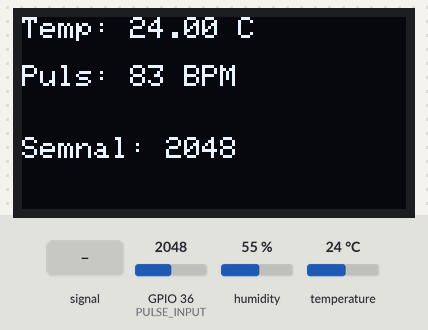
Bench run of a sketch on a simulated ESP32. On the bench: 128×64 one-colour display. The test bench sets the inputs (shaded band); at power-on: GPIO 36 (PULSE_INPUT) = 2048, temperature 24 °C, humidity 55 %. WiFi joins after 1.5 s; servers stay silent unless stated; uploads are accepted with an empty reply; what the sketch prints to the serial monitor is not drawn.

Above: at 4.2 s.
4.3 s: GPIO 36 (PULSE_INPUT) fed a 200 Hz sine of ±327 counts around its level
At 6.9 s:
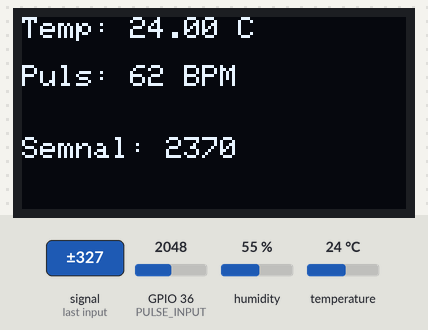
7.0 s: GPIO 36 (PULSE_INPUT) set to 2340
At 8.4 s:
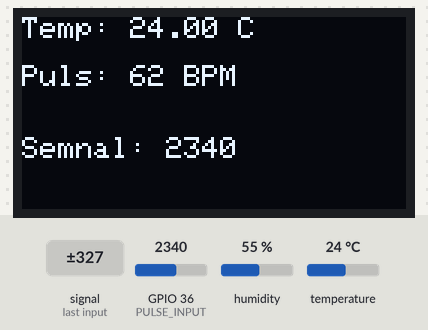
9.5 s: temperature set to 12 °C
At 11.3 s:
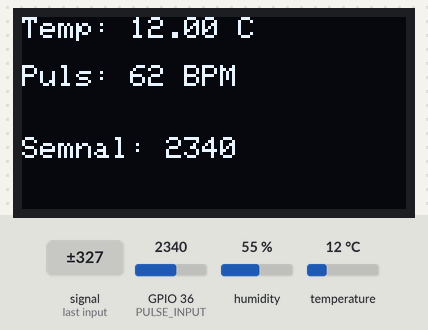
11.9 s: GPIO 36 (PULSE_INPUT) fed a 1000 Hz sine of ±1023 counts around its level
At 13.9 s:
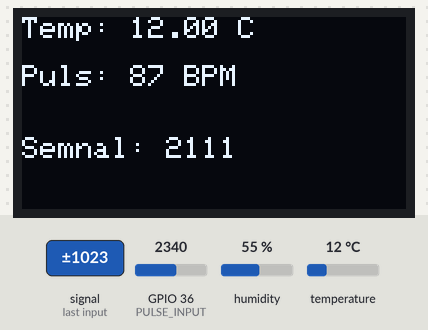
15.6 s: temperature set to 19 °C
At 18.7 s:
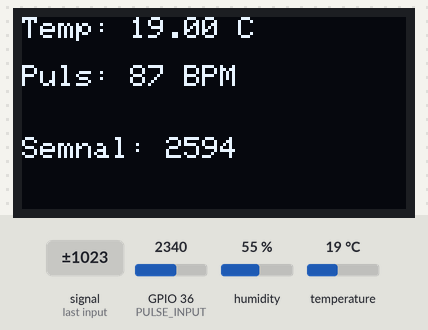
20.6 s: GPIO 36 (PULSE_INPUT) set to 2260
At 22.2 s:
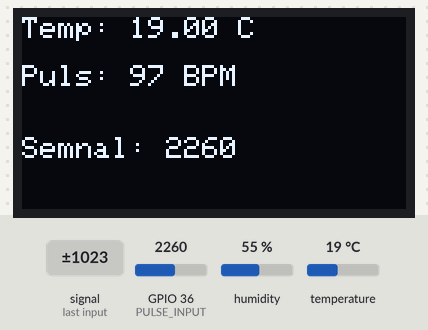
Timing chart, 0 to 23.7 s (numbered marks = the images above; inputs shaded):
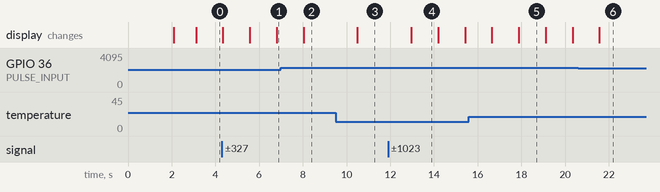

Measured:
- after the input at 4.3 s, the display: first changes at once (image 1 shows a later state)
- after the input at 9.5 s, the display: changes after 1.0 s (image 3)
- after the input at 11.9 s, the display: changes after 1.1 s (image 4)
- what the display in image 4 shows lasts 1.2 s, from 13.0 s to 14.2 s

The sketch:

Arduino.ino
```cpp
#include <WiFi.h>
#include <HTTPClient.h>
#include "DHT.h"
#include <Adafruit_GFX.h>
#include <Adafruit_SSD1306.h>

// Configurarea pinilor și senzorilor
#define DHTPIN 4
#define DHTTYPE DHT22
#define PULSE_INPUT 36

DHT dht(DHTPIN, DHTTYPE);

// OLED
#define SCREEN_WIDTH 128
#define SCREEN_HEIGHT 64
#define OLED_RESET -1
Adafruit_SSD1306 display(SCREEN_WIDTH, SCREEN_HEIGHT, &Wire, OLED_RESET);

// WiFi
const char* ssid = "Feri";
const char* password = "frady888";
const char* serverName = "http://192.168.0.105/monitorizare/salvare_date.php";

// Puls
int ultimulPulsValid = 0;
unsigned long ultimaCitire = 0;
unsigned long intervalValidare = 2000;
const int pragMinim = 1700;
const int pragMaxim = 2300;

void setup() {
  Serial.begin(115200);

  // Inițializare DHT
  dht.begin();

  // Inițializare OLED
  if (!display.begin(SSD1306_SWITCHCAPVCC, 0x3C)) {
    Serial.println("Eroare la inițializarea OLED!");
    while (true);
  }

  display.clearDisplay();
  display.setTextSize(1);
  display.setTextColor(SSD1306_WHITE);
  display.setCursor(0, 0);
  display.println("Initializare...");
  display.display();

  // Conectare WiFi
  WiFi.begin(ssid, password);
  while (WiFi.status() != WL_CONNECTED) {
    delay(1000);
    Serial.println("Conectare la WiFi...");
  }
  Serial.println("Conectat la WiFi!");

  display.clearDisplay();
  display.setCursor(0, 0);
  display.println("WiFi conectat!");
  display.display();
  delay(1000);
}

void loop() {
  float temperatura = dht.readTemperature();
  if (isnan(temperatura)) {
    temperatura = 0;
    Serial.println("Eroare la citirea temperaturii!");
  }

  int valoarePulsBrut = analogRead(PULSE_INPUT);
  Serial.print("Semnal brut puls: ");
  Serial.println(valoarePulsBrut);

  unsigned long timpCurent = millis();
  if (valoarePulsBrut > pragMinim && valoarePulsBrut < pragMaxim) {
    if (timpCurent - ultimaCitire > intervalValidare) {
      ultimulPulsValid = map(valoarePulsBrut, pragMinim, pragMaxim, 60, 100);
      ultimaCitire = timpCurent;

      Serial.print("Puls valid detectat: ");
      Serial.println(ultimulPulsValid);
    }
  } else {
    Serial.println("Semnal în afara pragurilor!");
  }

  Serial.print("Temperatura: ");
  Serial.print(temperatura);
  Serial.print(" °C, Puls: ");
  Serial.println(ultimulPulsValid);

  // === Afișare pe OLED ===
  display.clearDisplay();
  display.setTextSize(1);
  display.setCursor(0, 0);
  display.print("Temp: ");
  display.print(temperatura);
  display.println(" C");

  display.setCursor(0, 16);
  display.print("Puls: ");
  display.print(ultimulPulsValid);
  display.println(" BPM");

  display.setCursor(0, 40);
  display.print("Semnal: ");
  display.println(valoarePulsBrut);
  display.display();

  // === Trimitere către server ===
  if (WiFi.status() == WL_CONNECTED) {
    HTTPClient http;
String serverPath = String(serverName) + "?temperatura=" + String(temperatura, 2) +
                    "&puls=" + String(ultimulPulsValid) + "&api_key=123456";

    http.begin(serverPath.c_str());
    int httpResponseCode = http.GET();

    if (httpResponseCode > 0) {
      Serial.println("Date trimise cu succes!");
    } else {
      Serial.print("Eroare la trimiterea datelor. Cod răspuns: ");
      Serial.println(httpResponseCode);
    }
    http.end();
  } else {
    Serial.println("Nu există conexiune WiFi!");
  }

  delay(1000);
}
```
